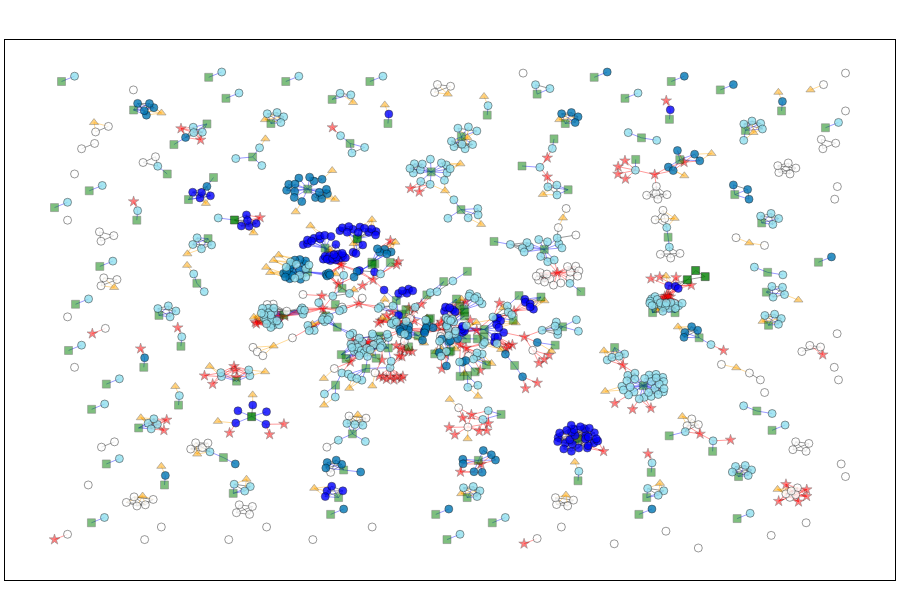

This figure's notebook cell:
### Code cell
square = [x1, y1, x2, y2]
#fig5D.add_shape(type="rect",
#               x0=square[0], y0=square[1], x1=square[2], y1=square[3],
#               line=dict(color="Red", width=2),
#)

fig5D.update_layout(width=900, height=600,
    font=dict(
        #family="Courier New, monospace",
        size=8,  # Set the font size here
        #color="RebeccaPurple"
    )
)
